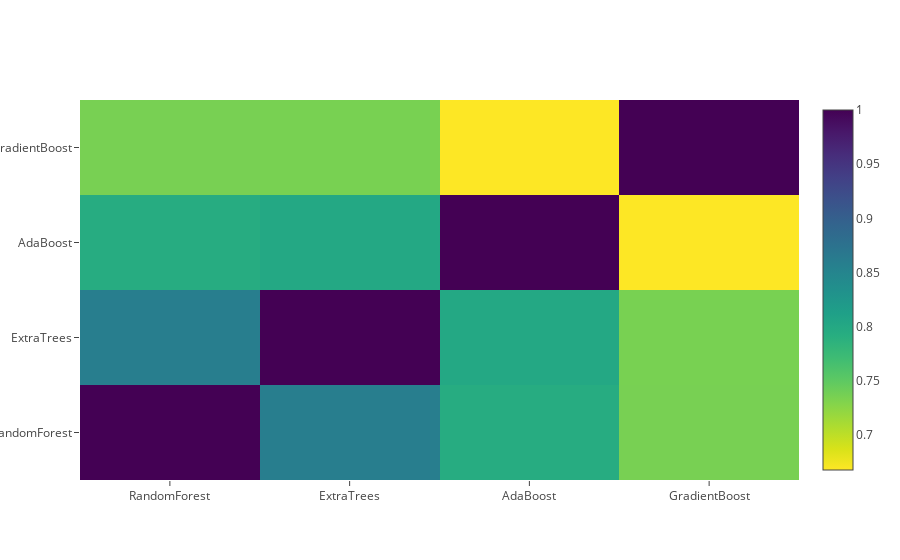

Source (notebook cell):
### Code cell
data = [
    go.Heatmap(
        z= base_predictions_train.astype(float).corr().values ,
        x=base_predictions_train.columns.values,
        y= base_predictions_train.columns.values,
          colorscale='Viridis',
            showscale=True,
            reversescale = True
    )
]
py.iplot(data, filename='labelled-heatmap')

### Figure 1 — Plotly figure (JSON) as saved in the notebook; plotly's stock layout.template omitted (floating-point values rounded to 4 significant figures)
{"data": [{"colorscale": "Viridis", "reversescale": true, "showscale": true, "type": "heatmap", "uid": "ee99ae92-15c2-40d4-926b-9464f32ee4b6", "x": ["RandomForest", "ExtraTrees", "AdaBoost", "GradientBoost"], "y": ["RandomForest", "ExtraTrees", "AdaBoost", "GradientBoost"], "z": [[1, 0.8599, 0.7943, 0.736], [0.8599, 1, 0.8011, 0.7355], [0.7943, 0.8011, 1, 0.668], [0.736, 0.7355, 0.668, 1]]}], "layout": {}}
